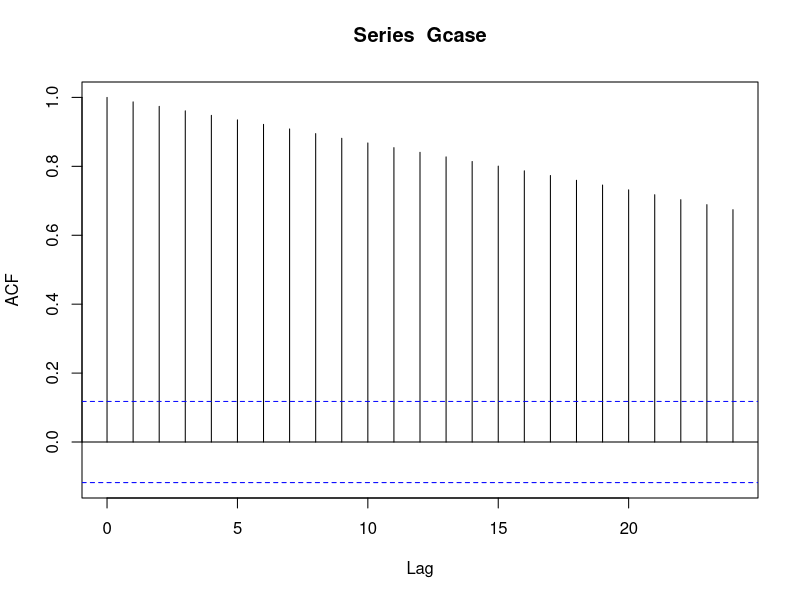
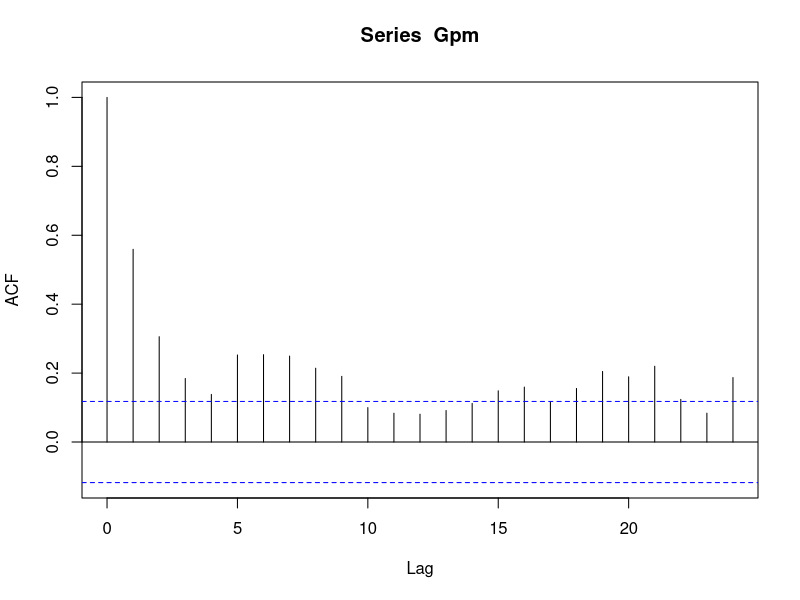
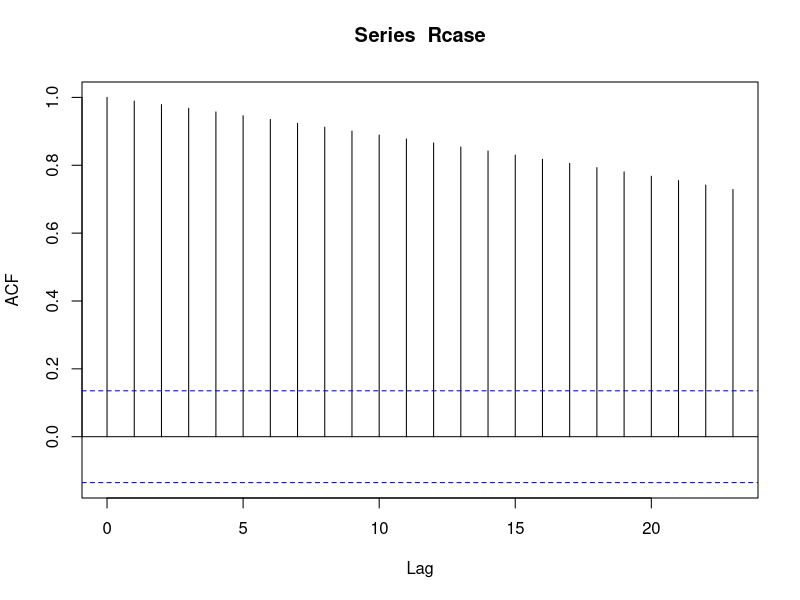
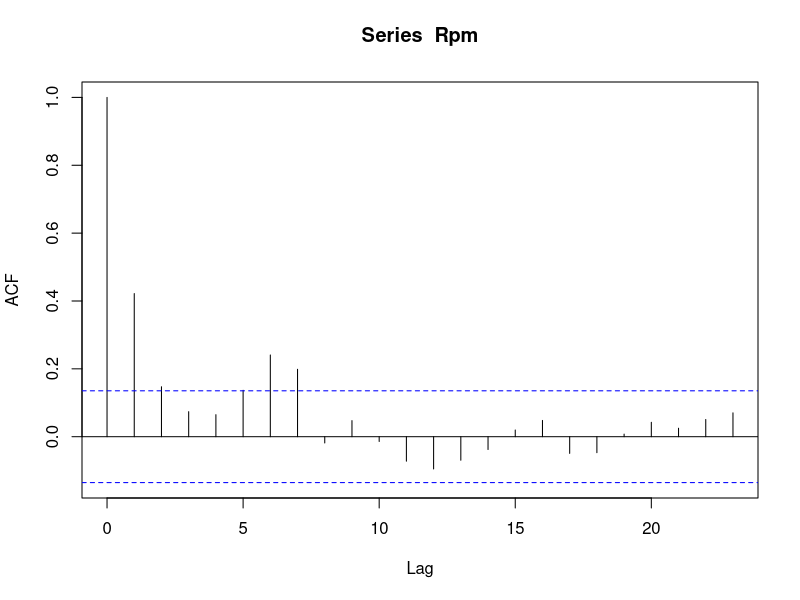
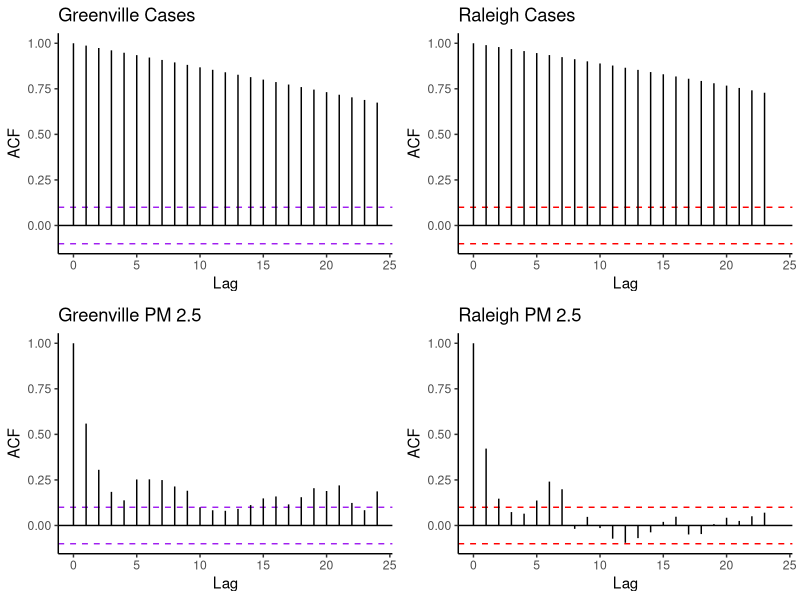

The R source for these figures, in order:
library(tidyverse)
library(gridExtra)
Gdat<-read.csv("derived_data/Greenville.Clean.Covid.csv")
Rdat<-read.csv("derived_data/Raleigh.Clean.Covid.csv")
#initialize variables
t<-Gdat[,2]
gtime<-as.Date(t, "%Y-%m-%d")
Gpm<-Gdat[,5]
Gcase<-Gdat[,6]

d<-Rdat[,2]
rtime<-as.Date(d, "%Y-%m-%d")
Rpm<-Rdat[,9]
Rcase<-Rdat[,11]

#caeses acf for greenville
GC.acf <- acf(Gcase)
GC.acf.df <- with(GC.acf, data.frame(lag, acf))
#pm acf for greenville
GPM.acf <- acf(Gpm)
GPM.acf.df <- with(GPM.acf, data.frame(lag, acf))

#cases acf for Raleigh
RC.acf <- acf(Rcase)
RC.acf.df <- with(RC.acf, data.frame(lag, acf))
#pm acf for raleigh
RPM.acf <- acf(Rpm)
RPM.acf.df <- with(RPM.acf, data.frame(lag, acf))

#greenville Cases acf
g1 <- GC.acf.df %>% 
  ggplot(aes(x = lag, y = acf)) +
  geom_hline(aes(yintercept = 0), color = "black") +
  geom_hline(aes(yintercept = .1), color = "purple", linetype = "dashed") +
  geom_hline(aes(yintercept = -.1), color = "purple", linetype = "dashed") +
  theme(panel.grid.major = element_blank(), 
        panel.grid.minor = element_blank(),
        panel.background = element_blank(), 
        axis.line = element_line(colour = "black")) +
  geom_segment(aes(xend = lag, yend = 0)) +
  xlim(0, 24) +
  xlab("Lag") +
  ylab("ACF") +
  ggtitle("Greenville Cases")

#greenville pm acf
g2 <- GPM.acf.df %>% 
  ggplot(aes(x = lag, y = acf)) +
  geom_hline(aes(yintercept = 0), color = "black") +
  geom_hline(aes(yintercept = .1), color = "purple", linetype = "dashed") +
  geom_hline(aes(yintercept = -.1), color = "purple", linetype = "dashed") +
  theme(panel.grid.major = element_blank(), 
        panel.grid.minor = element_blank(),
        panel.background = element_blank(), 
        axis.line = element_line(colour = "black")) +
  geom_segment(aes(xend = lag, yend = 0)) +
  xlim(0, 24) +
  xlab("Lag") +
  ylab("ACF") +
  ggtitle("Greenville PM 2.5")

#Raleigh cases acf
g3 <- RC.acf.df %>% 
  ggplot(aes(x = lag, y = acf)) +
  geom_hline(aes(yintercept = 0), color = "black") +
  geom_hline(aes(yintercept = .1), color = "red", linetype = "dashed") +
  geom_hline(aes(yintercept = -.1), color = "red", linetype = "dashed") +
  theme(panel.grid.major = element_blank(), 
        panel.grid.minor = element_blank(),
        panel.background = element_blank(), 
        axis.line = element_line(colour = "black")) +
  geom_segment(aes(xend = lag, yend = 0)) +
  xlim(0, 24) +
  xlab("Lag") +
  ylab("ACF") +
  ggtitle("Raleigh Cases")

#Raleigh pm acf
g4 <- RPM.acf.df %>% 
  ggplot(aes(x = lag, y = acf)) +
  geom_hline(aes(yintercept = 0), color = "black") +
  geom_hline(aes(yintercept = .1), color = "red", linetype = "dashed") +
  geom_hline(aes(yintercept = -.1), color = "red", linetype = "dashed") +
  theme(panel.grid.major = element_blank(), 
        panel.grid.minor = element_blank(),
        panel.background = element_blank(), 
        axis.line = element_line(colour = "black")) +
  geom_segment(aes(xend = lag, yend = 0)) +
  xlim(0, 24) +
  xlab("Lag") +
  ylab("ACF") +
  ggtitle("Raleigh PM 2.5")

Graph1 <- grid.arrange(grobs = list(g1, g3, g2, g4), nrow = 2)
ggsave("derived_graphs/ACF.plot.png", plot = Graph1)

